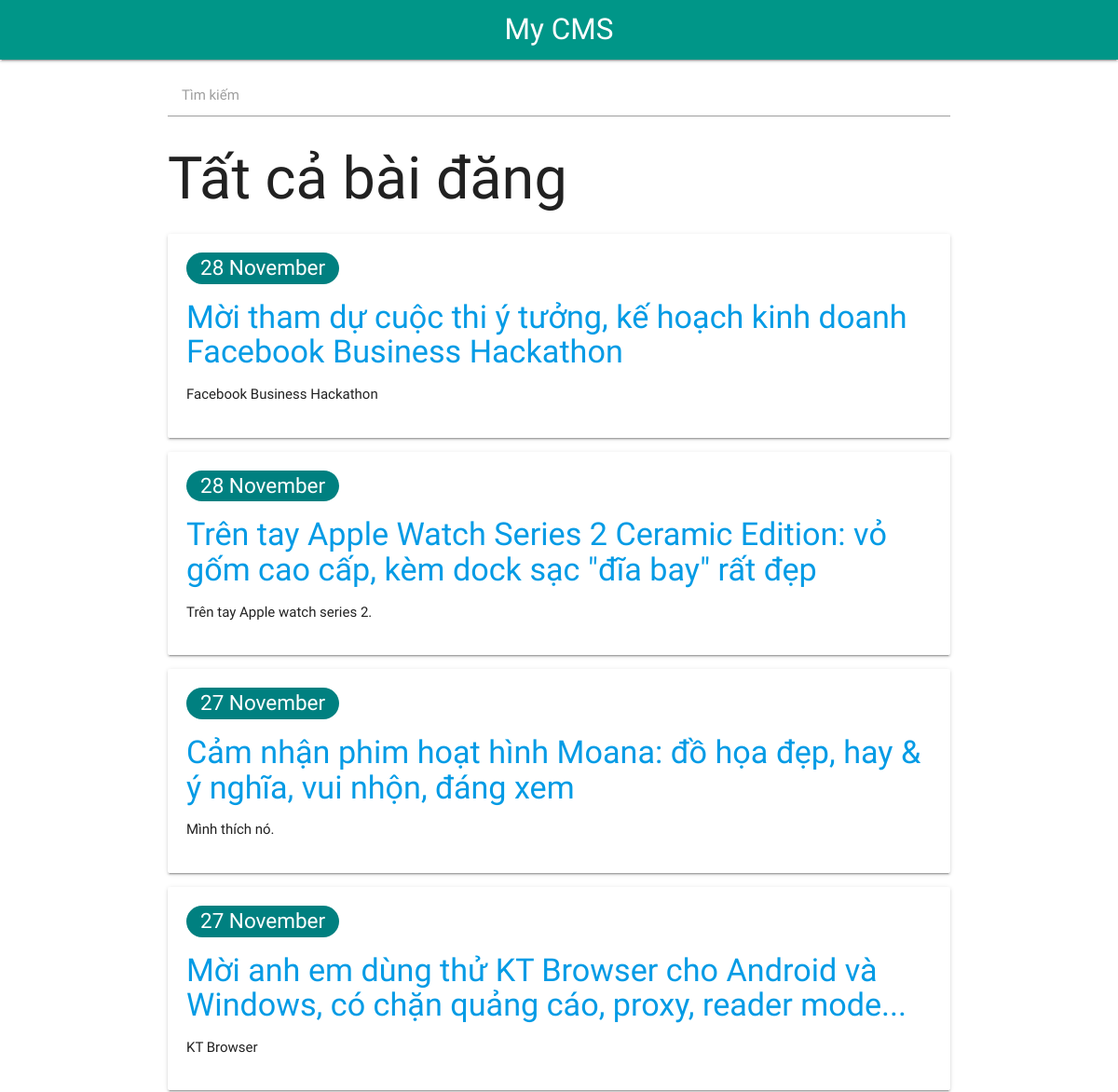
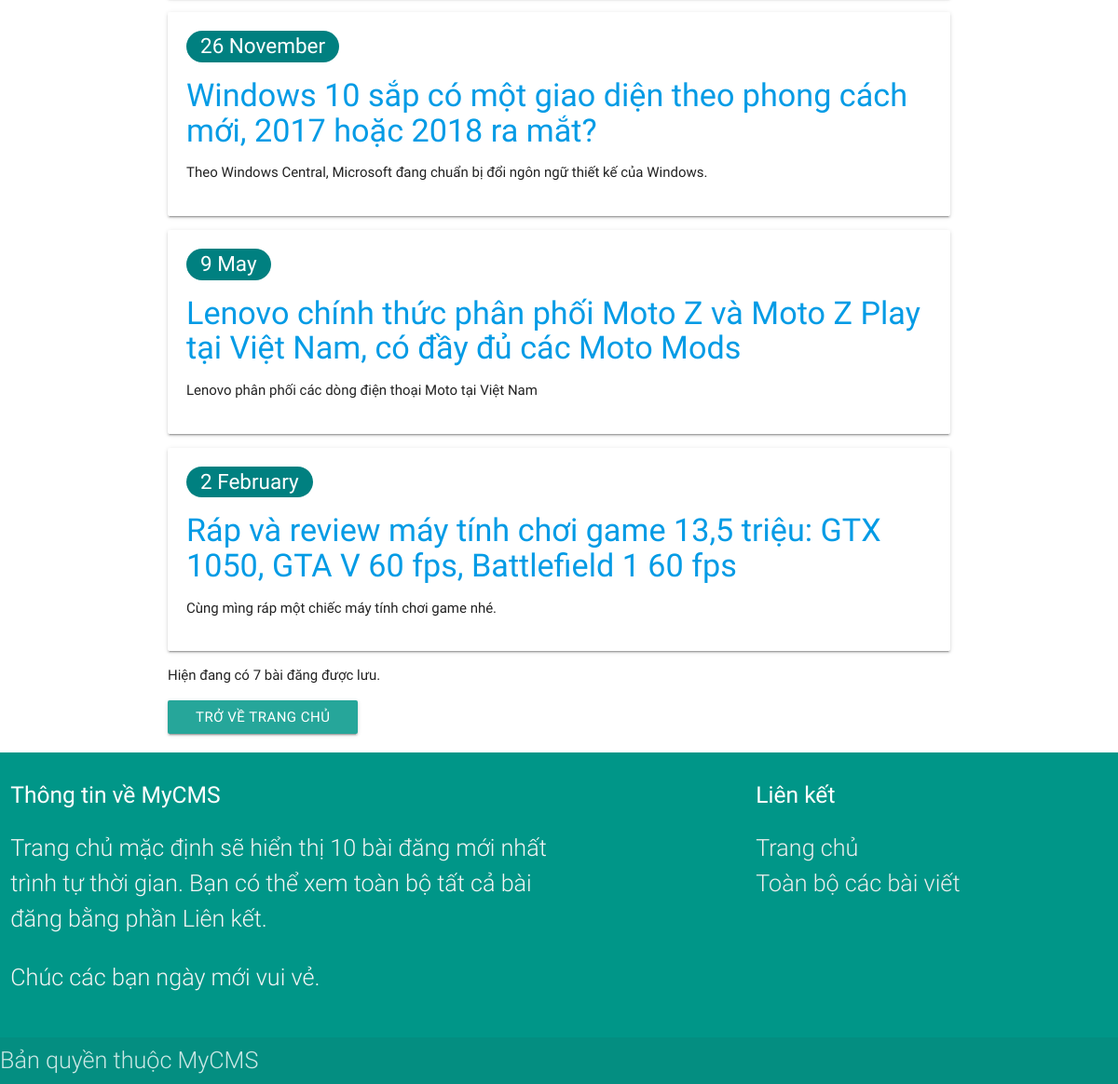
Screenshot of /?action=archive with the database file from the repository (2 pictures, top to bottom).
### tables this page shows
CREATE TABLE IF NOT EXISTS `articles` (
  `id` smallint(5) unsigned NOT NULL AUTO_INCREMENT,
  `publicationDate` date NOT NULL,
  `title` varchar(255) NOT NULL,
  `summary` text NOT NULL,
  `content` mediumtext NOT NULL,
  PRIMARY KEY (`id`)
);

### classes/Article.php (called while the page is built, shortened)
<?php
class Article
{
  public function __construct( $data=array() ) {
    if ( isset( $data['id'] ) ) $this->id = (int) $data['id'];
    if ( isset( $data['publicationDate'] ) ) $this->publicationDate = (int) $data['publicationDate'];
    if ( isset( $data['title'] ) ) $this->title = $data['title'];
    if ( isset( $data['summary'] ) ) $this->summary = $data['summary'];
  }
  public static function getList( $numRows=1000000, $order="publicationDate DESC" ) {
    $conn = new PDO( DB_DSN, DB_USERNAME, DB_PASSWORD );
    $sql = "SELECT SQL_CALC_FOUND_ROWS *, UNIX_TIMESTAMP(publicationDate) AS publicationDate FROM articles
            ORDER BY " . mysql_escape_string($order) . " LIMIT :numRows";
    $st = $conn->prepare( $sql );
    $st->bindValue( ":numRows", $numRows, PDO::PARAM_INT );
    $st->execute();
    $list = array();
    while ( $row = $st->fetch() ) {
      $article = new Article( $row );
      $list[] = $article;
    }
    $sql = "SELECT FOUND_ROWS() AS totalRows";
    $totalRows = $conn->query( $sql )->fetch();
    return ( array ( "results" => $list, "totalRows" => $totalRows[0] ) );
  }
}
?>

### templates/archive.php (the view)
<?php include "templates/include/header.php" ?>
      <h1>Tất cả bài đăng</h1>
      <ul id="headlines" class="archive">
<?php foreach ( $results['articles'] as $article ) { ?>
        <li class="card hoverable">
          <div class="datePub">
            <span class="pubDate"><?php echo date('j F', $article->publicationDate)?></span>
          </div>
          <h4>
            <a class="" href=".?action=viewArticle&amp;articleId=<?php echo $article->id?>">
            <?php echo htmlspecialchars( $article->title )?></a>
          </h4>
          <p class="summary"><?php echo htmlspecialchars( $article->summary )?></p>
        </li>
<?php } ?>
      </ul>
      <p>Hiện đang có <?php echo $results['totalRows']?> bài đăng được lưu.</p>
      <a class="waves-effect btn left" href=".">Trở về trang chủ</a>
<?php include "templates/include/footer.php" ?>

### style.css (style rules this page uses)
body { display: flex; min-height: 100vh; flex-direction: column; }
.datePub { display: inline-block; padding-left: 1rem; padding-right: 1rem; clear: both; word-wrap: normal; font-size: 1.5rem; max-width: 17rem; min-width: 4rem; border-radius: 100px; background-color: teal; color: white; }
.card { max-width: 100%; width: 100vw; padding: 20px; align-self: center; }

### rows the page displays
articles: publicationDate "28 November", title "Mời tham dự cuộc thi ý tưởng, kế hoạch kinh doanh Facebook Business Hackathon", summary "Facebook Business Hackathon"
articles: publicationDate "28 November", title "Trên tay Apple Watch Series 2 Ceramic Edition: vỏ gốm cao cấp, kèm dock sạc \"đĩa bay\" rất đẹp", summary "Trên tay Apple watch series 2."
articles: publicationDate "27 November", title "Cảm nhận phim hoạt hình Moana: đồ họa đẹp, hay & ý nghĩa, vui nhộn, đáng xem", summary "Mình thích nó."
articles: publicationDate "27 November", title "Mời anh em dùng thử KT Browser cho Android và Windows, có chặn quảng cáo, proxy, reader mode...", summary "KT Browser"
articles: publicationDate "26 November", title "Windows 10 sắp có một giao diện theo phong cách mới, 2017 hoặc 2018 ra mắt?", summary "Theo Windows Central, Microsoft đang chuẩn bị đổi ngôn ngữ thiết kế của Windows."
articles: publicationDate "9 May", title "Lenovo chính thức phân phối Moto Z và Moto Z Play tại Việt Nam, có đầy đủ các Moto Mods", summary "Lenovo phân phối các dòng điện thoại Moto tại Việt Nam"
articles: publicationDate "2 February", title "Ráp và review máy tính chơi game 13,5 triệu: GTX 1050, GTA V 60 fps, Battlefield 1 60 fps", summary "Cùng mìng ráp một chiếc máy tính chơi game nhé."

### other values shown
$results['totalRows'] "7"
